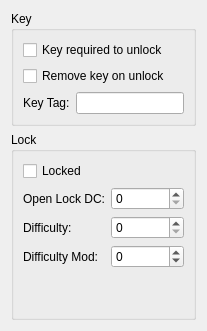
      <widget class="QWidget" name="tab">
       <attribute name="title">
        <string>Lock</string>
       </attribute>
       <layout class="QVBoxLayout" name="verticalLayout_5">
        <item>
         <widget class="QGroupBox" name="groupBox_3">
          <property name="title">
           <string>Key</string>
          </property>
          <layout class="QVBoxLayout" name="verticalLayout_4">
           <item>
            <widget class="QCheckBox" name="needKeyCheckbox">
             <property name="toolTip">
              <string>Key Required (GFF: KeyRequired). BYTE 0/1. When set, the door is locked until the player uses an item whose tag matches Key Tag. Engine reads via ReadFieldBYTE in LoadDoor. Modders: enable and set Key Tag to the tag of the key item (e.g. a UTI in the module).</string>
             </property>
             <property name="text">
              <string>Key required to unlock</string>
             </property>
            </widget>
           </item>
           <item>
            <widget class="QCheckBox" name="removeKeyCheckbox">
             <property name="toolTip">
              <string>Remove Key on Unlock (GFF: AutoRemoveKey). BYTE 0/1. When set, the key item is consumed (removed from inventory) when used to unlock the door. Engine reads via ReadFieldBYTE in LoadDoor. Modders: enable for one-use keys; disable if the key should remain in inventory.</string>
             </property>
             <property name="text">
              <string>Remove key on unlock</string>
             </property>
            </widget>
           </item>
           <item>
            <layout class="QHBoxLayout" name="horizontalLayout">
             <item>
              <widget class="QLabel" name="label_4">
               <property name="text">
                <string>Key Tag:</string>
               </property>
              </widget>
             </item>
             <item>
              <widget class="QLineEdit" name="keyEdit">
               <property name="toolTip">
                <string>Key Tag (GFF: KeyName). CExoString. Tag of the key item required to unlock the door when Key Required is set. The player must have an item in inventory whose tag matches this string. Engine reads via ReadFieldCExoString in LoadDoor. Modders: use the same tag as the key UTI's Tag field.</string>
               </property>
              </widget>
             </item>
            </layout>
           </item>
          </layout>
         </widget>
        </item>
        <item>
         <widget class="QGroupBox" name="groupBox_2">
          <property name="title">
           <string>Lock</string>
          </property>
          <layout class="QVBoxLayout" name="verticalLayout_3">
           <item>
            <layout class="QVBoxLayout" name="verticalLayout_2">
             <item>
              <widget class="QCheckBox" name="lockedCheckbox">
               <property name="toolTip">
                <string>Locked (GFF: Locked). BYTE 0/1. When set, the door starts locked; the player must use a matching key or pick the lock (Open Lock DC) to open it. Modders: enable for doors that should start locked; combine with Key Required and Key Tag for key-only doors.</string>
               </property>
               <property name="text">
                <string>Locked</string>
               </property>
              </widget>
             </item>
            </layout>
           </item>
           <item>
            <layout class="QFormLayout" name="formLayout">
             <item row="0" column="0">
              <widget class="QLabel" name="label_2">
               <property name="text">
                <string>Open Lock DC:</string>
               </property>
              </widget>
             </item>
             <item row="1" column="0">
              <widget class="QLabel" name="difficultyLabel">
               <property name="text">
                <string>Difficulty:</string>
               </property>
              </widget>
             </item>
             <item row="2" column="0">
              <widget class="QLabel" name="difficultyModLabel">
               <property name="text">
                <string>Difficulty Mod:</string>
               </property>
              </widget>
             </item>
             <item row="0" column="1">
              <widget class="QSpinBox" name="openLockSpin">
               <property name="toolTip">
                <string>Open Lock DC (GFF: OpenLockDC). BYTE. Difficulty class to pick the lock (Security check). Engine reads via ReadFieldBYTE in LoadDoor. Modders: valid range 0–255; typical 5–25. Use 0 for unlocked or non-lockable doors. Key Required overrides this when the key is used.</string>
               </property>
               <property name="minimum">
                <number>0</number>
               </property>
               <property name="maximum">
                <number>255</number>
               </property>
              </widget>
             </item>
             <item row="1" column="1">
              <widget class="QSpinBox" name="difficultySpin">
               <property name="toolTip">
                <string>Difficulty (GFF: OpenLockDiff). KotOR 2 only. Additional difficulty value for lock picking. Modders: valid range 0–255; only used in TSL. Leave 0 if targeting K1.</string>
               </property>
               <property name="minimum">
                <number>0</number>
               </property>
               <property name="maximum">
                <number>255</number>
               </property>
              </widget>
             </item>
             <item row="2" column="1">
              <widget class="QSpinBox" name="difficultyModSpin">
               <property name="toolTip">
                <string>Difficulty Mod (GFF: OpenLockDiffMod). KotOR 2 only. INT8 (-128 to 127). Modifier added to Open Lock DC when calculating lock pick difficulty; positive values make the lock harder, negative values make it easier. Engine reads via ReadField in TSL LoadDoor. Modders: use 0 for default; positive for tougher locks, negative to soften difficulty. Leave 0 if targeting K1.</string>
               </property>
               <property name="minimum">
                <number>-128</number>
               </property>
               <property name="maximum">
                <number>127</number>
               </property>
              </widget>
             </item>
            </layout>
           </item>
           <item>
            <spacer name="verticalSpacer">
             <property name="orientation">
              <enum>Qt::Vertical</enum>
             </property>
             <property name="sizeHint" stdset="0">
              <size>
               <width>20</width>
               <height>40</height>
              </size>
             </property>
            </spacer>
           </item>
          </layout>
         </widget>
        </item>
       </layout>
      </widget>
